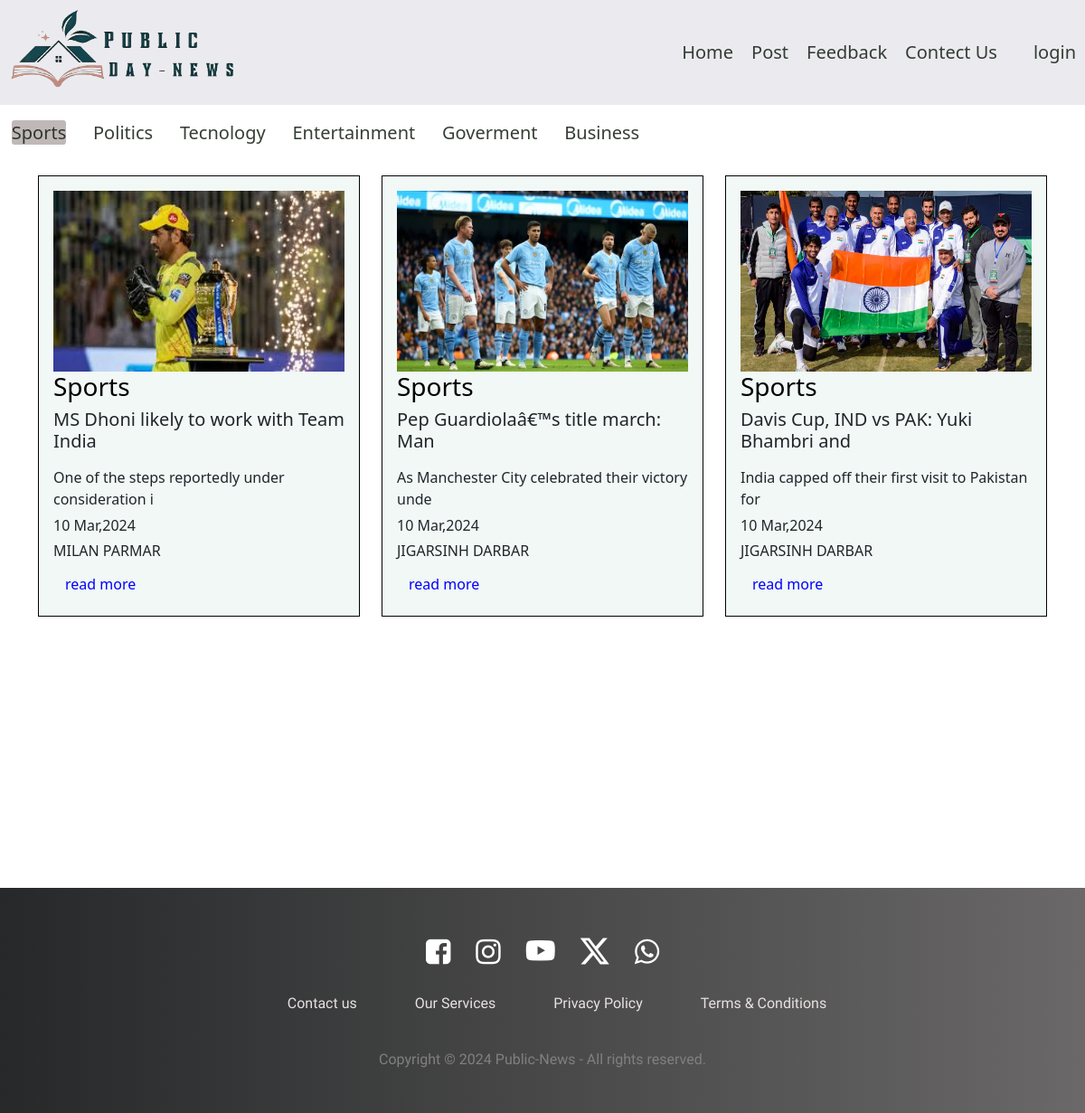
Screenshot of /cat.php?cid=1 with the database file from the repository.
### tables this page shows
CREATE TABLE IF NOT EXISTS `category` (
  `cat_id` int(10) NOT NULL AUTO_INCREMENT,
  `cat_name` varchar(30) NOT NULL,
  `post` int(10) NOT NULL,
  PRIMARY KEY (`cat_id`)
);

CREATE TABLE IF NOT EXISTS `post` (
  `post_id` int(11) NOT NULL AUTO_INCREMENT,
  `user_id` int(2) NOT NULL,
  `title` text NOT NULL,
  `description` varchar(10000) NOT NULL,
  `category` varchar(100) NOT NULL,
  `image` text NOT NULL,
  `date` varchar(11) NOT NULL,
  PRIMARY KEY (`post_id`)
);

CREATE TABLE IF NOT EXISTS `registration` (
  `id` int(10) unsigned NOT NULL AUTO_INCREMENT,
  `name` varchar(50) NOT NULL,
  `fnum` int(5) NOT NULL,
  `fword` varchar(50) NOT NULL,
  `city` varchar(50) NOT NULL,
  `gender` varchar(8) NOT NULL,
  `mobile` varchar(50) NOT NULL,
  `email` varchar(50) NOT NULL,
  `password` text NOT NULL,
  `profile_image` text NOT NULL,
  PRIMARY KEY (`id`)
);

### cat.php (the view, shortened to what this page needs)
<!doctype html>
<html lang="en">
  <head>
    <link href="https://cdn.jsdelivr.net/npm/bootstrap@5.0.2/dist/css/bootstrap.min.css" rel="stylesheet">
    <link rel="stylesheet" href="css/nave.css">
    <link rel="stylesheet" href="css/cat.css">
  </head>
  <body>
    <?php
  include("nav.php");
  ?>
  <?php
include("connection.php");
$id=$_GET['cid'];
$cat="SELECT * FROM category WHERE post >0";
 $mo=mysqli_query($conn,$cat);
 if(mysqli_num_rows($mo)>0)
{
    ?>
     <div class="mp">
     <?php
  while($ko=mysqli_fetch_assoc($mo)){
    if($ko['cat_id']==$id){
      $active="active";
  }
  else{
      $active="";
  }
    echo" <a id='aj' class='{$active}' href='cat.php?cid={$ko['cat_id']}'>{$ko['cat_name']}</a>";
  }
           ?>
              </div>
<?php
}
?>
<section class="d-flex justfy-content-center h-100 min-vh-100 ">
<div class="container" id="md">
    <div class="row gy-2">
      <?php
      include("connection.php");
      $id=$_GET['cid'];
      $query="SELECT * FROM post LEFT JOIN category ON post.category=category.cat_id
       LEFT JOIN registration ON post.user_id=registration.id
      where category=$id";
      $res=mysqli_query($conn,$query);
      $post=mysqli_num_rows($res)>0;
  if($post)
      {
        while($row=mysqli_fetch_assoc($res))
        {
          ?>
 <div class=" col-sm-6 col-md-4 col-lg-4">
            <div class="card-body">
            <div class="box-bg-primary h-100 d-flex  flex-column text-black">
            <img class="ab"src="Admin/PIMAGE/<?php echo $row['image'];?>" width="100%"/>
            <h3 class="card-category"><?php echo $row['cat_name'];?></h3>
      <div class="card-title">
             <?php
               $title=$row['title'];
             $lent=strlen($title);
           if($lent)
           {
               $ti=substr($title,0,40);
  ?>
<h5><?php
             echo"$ti";
?></h5>
               ?></div>
            <div class="desc card-title">
             <?php
               $des=$row['description'];
             $lent=strlen($des);
           if($lent)
           {
               $sub=substr($des,0,50);
               echo"$sub";
               ?>
               </div>
              <h6 class="card-date"><?php echo $row['date'];?></h6>
              <h6 class="card-date"><?php echo $row['name']?></h6>
              <form action="row.php" method="POST">
               <a id="aa"href="row.php?post_id=<?php echo $row['post_id']; ?>"class="btn mt-auto">read more</a>
          </form>
               <?php
           }
           ?>
</div>
</div></div>
          <?php
        }
      }
    }
     ?>
 </div>
      </div>
      </section>
    </body>
    </html>
    <?php
  include("footer.php");
  ?>

### nav.php (shortened to what this page needs)
<!DOCTYPE html>
<html lang="en">
<head>
  <link href="https://cdn.jsdelivr.net/npm/bootstrap@5.0.2/dist/css/bootstrap.min.css" rel="stylesheet">
    <link rel="stylesheet" href="css/nave.css">
</head>
<body>
<nav class="navbar navbar-expand-lg navbar-light bg-light">
                 <h6 class="navbar-brand" href="#">
          <img src="IMG/l1.png"class="image"></h6>
        <div class="collapse navbar-collapse" id="navbarNavAltMarkup">
          <div class="navbar-nav ms-auto mb-2 mb-lg-0">
            <a id="as" href="index.php">Home</a>
            <a id="as" href="post.php">Post</a>
            <a id="as" href="feedback.php">Feedback</a>
            <a id="as" href="contect.php">Contect Us </a>
            <a id="as" href="profileuser.php">
            </a>
         <?php
  if(!isset($_SESSION["email"]))
  {
echo "  <a id='as' href='login.php'>login</a>";
  }
  ?>
                 </div>
        </div>
      </nav>
    </body>
</html>

### footer.php (shortened to what this page needs)
<html>
    <head>
<link rel="stylesheet" href="https://cdnjs.cloudflare.com/ajax/libs/font-awesome/4.7.0/css/font-awesome.min.css">
<link rel="stylesheet" href="https://cdn.jsdelivr.net/npm/bootstrap-icons@1.11.3/font/bootstrap-icons.min.css">
<link rel="stylesheet" href="css/footer1.css">
</head>
<body>
<footer style="margin-top:20px;">
<div class="footer">
<div class="sagar">
<a href="#"><i class="fa fa-facebook-square" aria-hidden="true"></i></a>
<a href="#"><i class="fa fa-instagram" aria-hidden="true"></i></a>
<a href="#"><i class="bi bi-youtube"></i></a>
<a href="#"><i class="bi bi-twitter-x"></i></a>
<a href="#"><i class="fa fa-whatsapp"></i></a>
</div>
<div class="sagar">
<ul>
<li><a id="ml" href="contect.php">Contact us</a></li>
<li><a id="ml" href="#">Our Services</a></li>
<li><a id="ml" href="#">Privacy Policy</a></li>
<li><a id="ml"href="#">Terms & Conditions</a></li>
</ul>
</div>
<div class="sagar">
    Copyright © 2024 Public-News - All rights reserved.
</div>
</div>
</footer>
</body>
</html>

### css/nave.css (style rules this page uses)
.image { width: 60%; }
.bg-light { background-color:rgb(235 235 239)!important; }
.ms-auto { margin-left: auto!important; }
.navbar { position: relative; display: flex; flex-wrap: wrap; align-items: center; justify-content: space-between; padding-top: 0.1PX; padding-bottom:0px; }
#as { color:rgba(25, 35, 25, 0.879); font-size: 20px; text-decoration: none; padding: 10px; }

### css/cat.css (style rules this page uses)
.card-body { border: 1px solid rgb(0, 1, 8); position: relative; background-color: rgb(241, 248, 246); padding:0.5rem 2rem; }
.ab { max-height: 250px; width: 100%; min-height: 200px; }
.card-title { text-align:right; }
.card-category { color: #000; text-align: start; }
.card-date { text-align:left; }
.card-title { text-align: left; }
#aa { text-align:center; color: blue; }
.active { background-color: rgb(192, 184, 184); color: rgb(244, 238, 238); border-radius: 0.2rem; }
#aj { color:rgba(25, 35, 25, 0.879); font-size: 20px; text-decoration: none; text-align: start; margin:0.8rem; }
#md { margin-top: 2rem; margin-bottom: 1rem; }
.mp { margin-top: 1rem; }

### css/footer1.css (style rules this page uses)
body { margin: 0; overflow-x:hidden; }
.footer { background: linear-gradient(to right, #262829, #696767fd); padding:30px 0px; font-family: 'Play', sans-serif; text-align:center; margin-top: 15px; }
.footer .sagar { width:100%; margin:1% 0%; padding:0.4% 0%; color:gray; font-size:1rem; }
.footer .sagar #ml { text-decoration:none; color:rgb(232, 226, 226); transition:0.5s; }
.footer .sagar ul { font-size: 1rem; width:100%; }
.footer .sagar ul li { display:inline-block; margin:0px 30px; }
.footer .sagar a i { font-size:2em; margin:0% 1%; color: white; }
.footer .sagar a i.fa-facebook-square { transition-duration: 1.1s; }
.footer .sagar a i.fa-instagram { transition-duration:1s; }
.footer .bi-youtube { transition-duration: 1s; }
.footer .bi-twitter-x { transition-duration: 1s; }
.footer .sagar a i.fa-whatsapp { transition-duration: 1s; }

### rows the page displays
category: cat_name "Sports"
category: cat_name "Politics"
category: cat_name "Tecnology"
category: cat_name "Entertainment"
category: cat_name "Goverment"
category: cat_name "Business"
post: image (picture), category.cat_name "Sports", title "MS Dhoni likely to work with Team India", description "One of the steps reportedly under consideration i", date "10 Mar,2024", registration.name "MILAN PARMAR"
post: image (picture), category.cat_name "Sports", title "Pep Guardiolaâ€™s title march: Man", description "As Manchester City celebrated their victory unde", date "10 Mar,2024", registration.name "JIGARSINH DARBAR"
post: image (picture), category.cat_name "Sports", title "Davis Cup, IND vs PAK: Yuki Bhambri and", description "India capped off their first visit to Pakistan for", date "10 Mar,2024", registration.name "JIGARSINH DARBAR"
